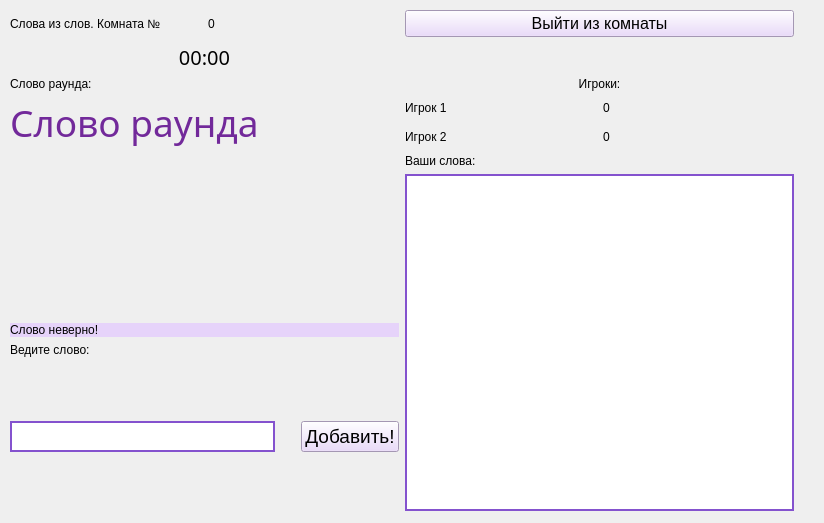
<?xml version="1.0" encoding="UTF-8"?>
<ui version="4.0">
 <class>RoomForm</class>
 <widget class="QWidget" name="RoomForm">
  <property name="geometry">
   <rect>
    <x>0</x>
    <y>0</y>
    <width>824</width>
    <height>523</height>
   </rect>
  </property>
  <property name="windowTitle">
   <string>Form</string>
  </property>
  <widget class="QLabel" name="label_5">
   <property name="geometry">
    <rect>
     <x>400</x>
     <y>200</y>
     <width>211</width>
     <height>41</height>
    </rect>
   </property>
   <property name="text">
    <string/>
   </property>
  </widget>
  <widget class="QWidget" name="gridLayoutWidget_2">
   <property name="geometry">
    <rect>
     <x>10</x>
     <y>10</y>
     <width>784</width>
     <height>501</height>
    </rect>
   </property>
   <layout class="QGridLayout" name="gridLayout_2">
    <item row="1" column="0">
     <widget class="QLabel" name="timeLabel">
      <property name="font">
       <font>
        <family>Sans Serif</family>
        <pointsize>15</pointsize>
        <weight>50</weight>
        <italic>false</italic>
        <bold>false</bold>
       </font>
      </property>
      <property name="styleSheet">
       <string notr="true">font: 15pt &quot;Sans Serif&quot;;</string>
      </property>
      <property name="text">
       <string>&lt;html&gt;&lt;head/&gt;&lt;body&gt;&lt;p align=&quot;center&quot;&gt;00:00&lt;/p&gt;&lt;/body&gt;&lt;/html&gt;</string>
      </property>
     </widget>
    </item>
    <item row="3" column="2">
     <layout class="QHBoxLayout" name="horizontalLayout_2">
      <item>
       <layout class="QVBoxLayout" name="verticalLayout">
        <item>
         <widget class="QLabel" name="label_9">
          <property name="styleSheet">
           <string notr="true">font: 14pt &quot;Sans Serif&quot;;</string>
          </property>
          <property name="text">
           <string>&lt;html&gt;&lt;head/&gt;&lt;body&gt;&lt;p&gt;Игрок 1&lt;/p&gt;&lt;/body&gt;&lt;/html&gt;</string>
          </property>
         </widget>
        </item>
        <item>
         <widget class="QLabel" name="label_10">
          <property name="styleSheet">
           <string notr="true">font: 14pt &quot;Sans Serif&quot;;</string>
          </property>
          <property name="text">
           <string>&lt;html&gt;&lt;head/&gt;&lt;body&gt;&lt;p&gt;Игрок 2&lt;/p&gt;&lt;/body&gt;&lt;/html&gt;</string>
          </property>
         </widget>
        </item>
       </layout>
      </item>
      <item>
       <layout class="QVBoxLayout" name="verticalLayout_2">
        <item>
         <widget class="QLabel" name="label_11">
          <property name="styleSheet">
           <string notr="true">font: 14pt &quot;Sans Serif&quot;;</string>
          </property>
          <property name="text">
           <string>&lt;html&gt;&lt;head/&gt;&lt;body&gt;&lt;p&gt;0&lt;/p&gt;&lt;/body&gt;&lt;/html&gt;</string>
          </property>
         </widget>
        </item>
        <item>
         <widget class="QLabel" name="label_12">
          <property name="styleSheet">
           <string notr="true">font: 14pt &quot;Sans Serif&quot;;</string>
          </property>
          <property name="text">
           <string>&lt;html&gt;&lt;head/&gt;&lt;body&gt;&lt;p&gt;0&lt;/p&gt;&lt;/body&gt;&lt;/html&gt;</string>
          </property>
         </widget>
        </item>
       </layout>
      </item>
     </layout>
    </item>
    <item row="2" column="0">
     <widget class="QLabel" name="label_7">
      <property name="styleSheet">
       <string notr="true">font: 14pt &quot;Sans Serif&quot;;</string>
      </property>
      <property name="text">
       <string>Слово раунда:</string>
      </property>
     </widget>
    </item>
    <item row="3" column="0">
     <widget class="QLabel" name="roundWord">
      <property name="font">
       <font>
        <family>Umpush</family>
        <pointsize>28</pointsize>
        <weight>50</weight>
        <italic>false</italic>
        <bold>false</bold>
       </font>
      </property>
      <property name="styleSheet">
       <string notr="true">font: 28pt &quot;Umpush&quot;;
color: rgb(114, 41, 154);
</string>
      </property>
      <property name="text">
       <string>Слово раунда</string>
      </property>
     </widget>
    </item>
    <item row="5" column="2">
     <widget class="QLabel" name="label_4">
      <property name="styleSheet">
       <string notr="true">font: 14pt &quot;Sans Serif&quot;;</string>
      </property>
      <property name="text">
       <string>Ваши слова:</string>
      </property>
     </widget>
    </item>
    <item row="2" column="2">
     <widget class="QLabel" name="label_8">
      <property name="styleSheet">
       <string notr="true">font: 14pt &quot;Sans Serif&quot;;</string>
      </property>
      <property name="text">
       <string>&lt;html&gt;&lt;head/&gt;&lt;body&gt;&lt;p align=&quot;center&quot;&gt;Игроки:&lt;/p&gt;&lt;/body&gt;&lt;/html&gt;</string>
      </property>
     </widget>
    </item>
    <item row="0" column="0">
     <layout class="QHBoxLayout" name="horizontalLayout">
      <item>
       <widget class="QLabel" name="label">
        <property name="styleSheet">
         <string notr="true">font: 14pt &quot;Sans Serif&quot;;</string>
        </property>
        <property name="text">
         <string>Слова из слов. Комната № </string>
        </property>
       </widget>
      </item>
      <item>
       <widget class="QLabel" name="roomNumlabel">
        <property name="styleSheet">
         <string notr="true">font: 14pt &quot;Sans Serif&quot;;</string>
        </property>
        <property name="text">
         <string>0</string>
        </property>
       </widget>
      </item>
     </layout>
    </item>
    <item row="0" column="2">
     <widget class="QPushButton" name="exitButton">
      <property name="font">
       <font>
        <pointsize>12</pointsize>
       </font>
      </property>
      <property name="styleSheet">
       <string notr="true">background-color: rgb(230, 211, 250);</string>
      </property>
      <property name="text">
       <string>Выйти из комнаты</string>
      </property>
     </widget>
    </item>
    <item row="6" column="2">
     <widget class="QTextBrowser" name="playersWords">
      <property name="font">
       <font>
        <pointsize>13</pointsize>
       </font>
      </property>
      <property name="styleSheet">
       <string notr="true">border :  2px solid rgb(132, 82, 206);</string>
      </property>
     </widget>
    </item>
    <item row="6" column="0">
     <layout class="QVBoxLayout" name="verticalLayout_3">
      <item>
       <spacer name="verticalSpacer">
        <property name="orientation">
         <enum>Qt::Vertical</enum>
        </property>
        <property name="sizeHint" stdset="0">
         <size>
          <width>20</width>
          <height>40</height>
         </size>
        </property>
       </spacer>
      </item>
      <item>
       <widget class="QLabel" name="msgLabel">
        <property name="styleSheet">
         <string notr="true">font: 14pt &quot;Sans Serif&quot;;
background-color: rgb(230, 211, 250);</string>
        </property>
        <property name="text">
         <string>Слово неверно!</string>
        </property>
       </widget>
      </item>
      <item>
       <widget class="QLabel" name="label_3">
        <property name="styleSheet">
         <string notr="true">font: 14pt &quot;Sans Serif&quot;;</string>
        </property>
        <property name="text">
         <string>Ведите слово:</string>
        </property>
       </widget>
      </item>
      <item>
       <layout class="QHBoxLayout" name="horizontalLayout_3">
        <item>
         <widget class="QLineEdit" name="lineEdit">
          <property name="font">
           <font>
            <pointsize>16</pointsize>
           </font>
          </property>
          <property name="styleSheet">
           <string notr="true">border :  2px solid rgb(132, 82, 206);</string>
          </property>
         </widget>
        </item>
        <item>
         <spacer name="verticalSpacer_2">
          <property name="orientation">
           <enum>Qt::Vertical</enum>
          </property>
          <property name="sizeHint" stdset="0">
           <size>
            <width>20</width>
            <height>40</height>
           </size>
          </property>
         </spacer>
        </item>
        <item>
         <widget class="QPushButton" name="pushButton">
          <property name="font">
           <font>
            <pointsize>14</pointsize>
           </font>
          </property>
          <property name="styleSheet">
           <string notr="true">background-color: rgb(230, 211, 250);</string>
          </property>
          <property name="text">
           <string>Добавить!</string>
          </property>
         </widget>
        </item>
       </layout>
      </item>
     </layout>
    </item>
   </layout>
  </widget>
 </widget>
 <resources/>
 <connections/>
</ui>
